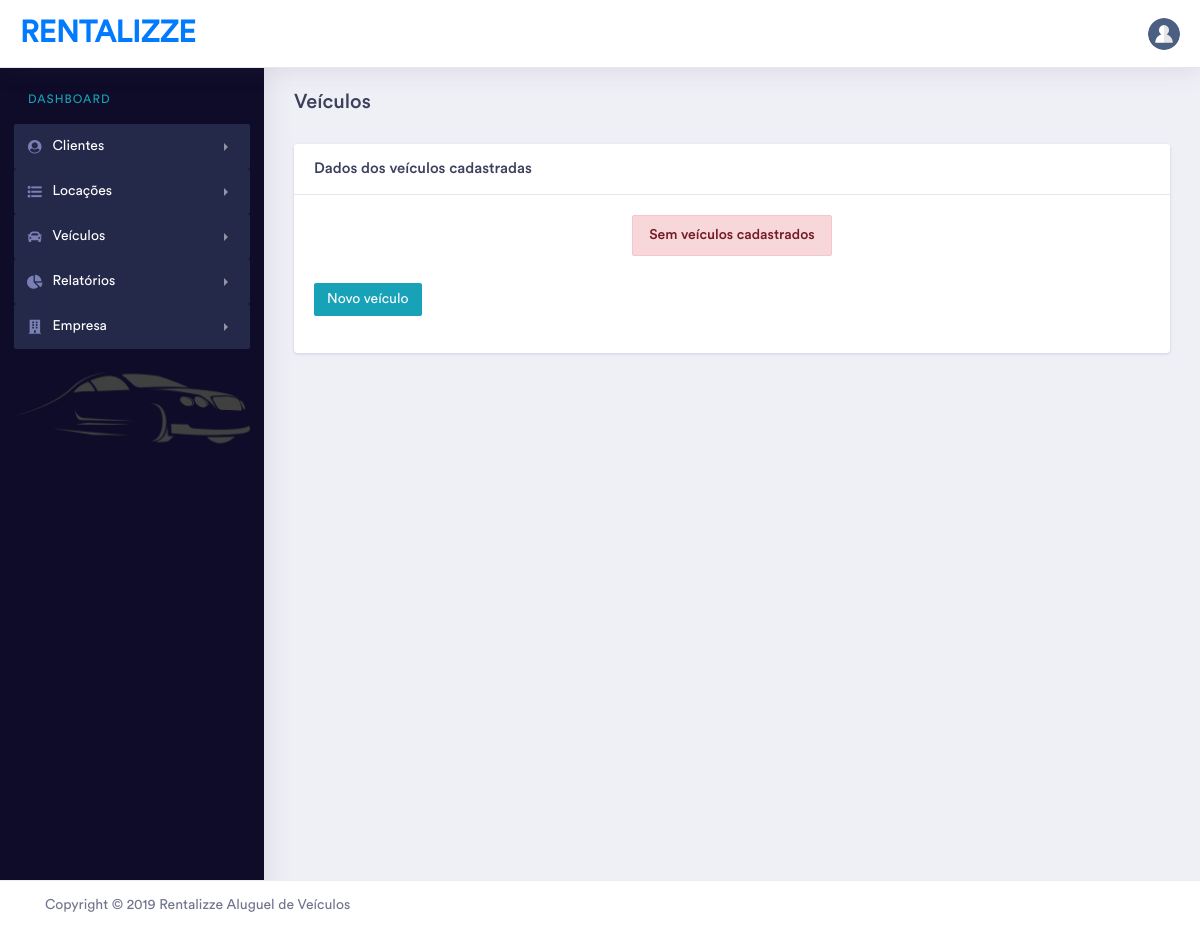
The app's page /listar_veiculos/ (signed in), older data.
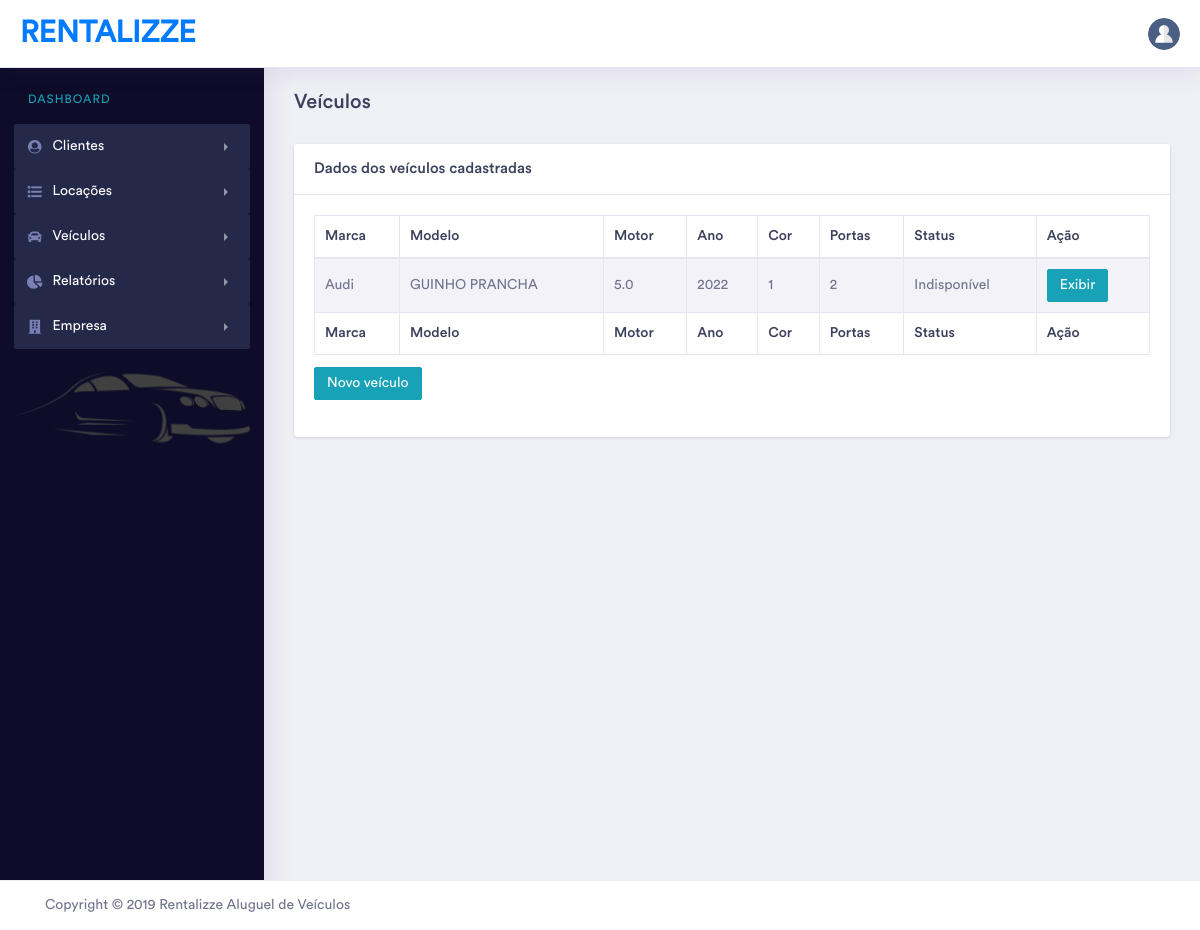
The same page, newer data.
### sistema/models.py (models this page shows)
class Automovel(models.Model):
    STATUS_CHOICES = (
        ('Disponível', 'Disponível'),
        ('Indisponível', 'Indisponível'),
    )
    COMBUSTIVEL_CHOICES = (
        ('Gasolina', 'Gasolina'), ('Flex', 'Flex'),
        ('Diesel', 'Diesel'), ('Híbrido/Elétrico', 'Híbrido/Elétrico'),
    )
    MARCA_CHOICES = (
        ('Mercedes - Benz', 'Mercedes - Benz'), ('Audi', 'Audi'),('BMW', 'BMW'),
        ('Volkswagen',  'Volkswagen'), ('Chevrolet', 'Chevrolet'), ('Renault', 'Renault'),
        ('Ford', 'Ford'), ('Toyota', 'Toyota'), ('Fiat', 'Fiat'), ('Hyundai', 'Hyundai'),
        ('Peugeot', 'Peugeot'), ('Lexus', 'Lexus'), ('Kia','Kia'), ('Citroën', 'Citroën'),
        ('Nissan', 'Nissan'), ('Mitsubishi', 'Mitsubishi'), ('Chery', 'Chery'),('Jeep', 'Jeep'),
    )
    CATEGORIA_CHOICES = (
        ('Utilitário Esportivo', 'Utilitário Esportivo'),
        ('Sedã', 'Sedã'), ('Conversível / Cupê', 'Conversível / Cupê'),
        ('Hatch', 'Hatch'), ('Picape', 'Picape'), ('Hibrido / Elétrico', 'Hibrido / Elétrico'),
        ('Van','Van'), ('Outro', 'Outro'),
    )
    NRO_PORTAS_AUTOMOVEL_CHOICES =(
        ('2', '2 Portas'),
        ('3', '3 Portas'),
        ('4', '4 Portas'),
        ('5', '5 Portas'), # Existe!
    )
    placa_automovel = models.CharField(max_length=15, unique=True,
                                       error_messages={'unique':"Já há um automóvel com esta placa!"})
    cor_automovel = models.CharField(max_length=20)
    nro_portas_automovel = models.CharField(max_length=10, choices=NRO_PORTAS_AUTOMOVEL_CHOICES)
    tipo_combustivel_automovel = models.CharField(max_length=50, choices=COMBUSTIVEL_CHOICES)
    quilometragem_automovel = models.FloatField()
    renavam_automovel = models.CharField(max_length=20, unique=True)
    valor_locacao = models.FloatField()
    motor = models.CharField(max_length=3)
    marca = models.CharField(choices=MARCA_CHOICES, max_length=50)
    modelo = models.CharField(max_length=200)
    ano = models.PositiveIntegerField()
    criado_em = models.DateTimeField(auto_now=True)
    categoria = models.CharField(choices=CATEGORIA_CHOICES, max_length=50)
    modificacado_em = models.DateTimeField(auto_now_add=True)
    status = models.CharField(max_length=12, choices=STATUS_CHOICES, default='Disponível')
    def __str__(self):
        carro = self.marca +' '+ self.modelo +' '+ str(self.ano) + ' - '
        carro += self.placa_automovel +' -- Diária padrão R$ '+ str(self.valor_locacao)
        return carro

### sistema/views.py (the view)
# urls.py: path('listar_veiculos/', views.listar_veiculos, name='listar_veiculos'),
@login_required
def listar_veiculos(request):
    dados = Automovel.objects.all().order_by('criado_em').reverse()
    return render(request, 'sistema/listar_veiculos.html', {'dados':dados})

### templates/sistema/listar_veiculos.html (shortened to what this page needs)
{% extends 'sistema/base.html' %}
{% load tags %}
{% block conteudo_janela %}
    <div class="row">
        <div class="col-xl-12 col-lg-12 col-md-12 col-sm-12 col-12">
            <div class="page-header">
                <h3 class="mb-2">Veículos</h3>
            </div>
        </div>
    </div>
    <div class="row">
        <div class="col-xl-12 col-lg-12 col-md-12 col-sm-12 col-12">
            <div class="card">
                <div class="card-header">
                    <h5 class="mb-0">Dados dos veículos cadastradas</h5>
                </div>
                <div class="card-body">
                    <div class="table-responsive">
                        {% if dados %}
                            <table id="dataTable" class="table table-striped table-bordered second" style="width:100%">
                                <thead>
                                <tr>
                                    <th>Marca</th>
                                    <th>Modelo</th>
                                    <th>Motor</th>
                                    <th>Ano</th>
                                    <th>Cor</th>
                                    <th>Portas</th>
                                    <th>Status</th>
                                    <th>Ação</th>
                                </tr>
                                </thead>
                                <tbody>
                                {% for dado in dados %}
                                    <tr>
                                        <td>{{ dado.marca }}</td>
                                        <td>{{ dado.modelo }}</td>
                                        <td>{{ dado.motor }}</td>
                                        <td>{{ dado.ano }}</td>
                                        <td>{{ dado.cor_automovel }}</td>
                                        <td>{{ dado.nro_portas_automovel }}</td>
                                        <td>{{ dado.status }}</td>
                                        <td><a href="#" data-toggle="modal" data-target="#exibirModal{{ dado.id }}" class="btn btn-primary btn-sm">Exibir</a></td>
                                    </tr>
                                {% endfor %}
                                </tbody>
                                <tfoot>
                                <tr>
                                    <th>Marca</th>
                                    <th>Modelo</th>
                                    <th>Motor</th>
                                    <th>Ano</th>
                                    <th>Cor</th>
                                    <th>Portas</th>
                                    <th>Status</th>
                                    <th>Ação</th>
                                </tr>
                                </tfoot>
                            </table>
                        {% else %}
                            <div class="text-center">
                                <h3 class="alert-danger btn">Sem veículos cadastrados</h3>
                            </div>
                        {% endif %}
                    </div>
                    <div class="form-group row text-left">
                        <div class="col col-sm-10 col-lg-9 offset-sm-1 offset-lg-0">
                            <a href="{% url 'cadastrar_veiculo' %}" class="btn btn-space btn-primary btn-sm">Novo veículo</a>
                        </div>
                    </div>
                </div>
            </div>
        </div>
    </div>
{% endblock %}

Row changes from the older to the newer data that the page shows:
added Automovel: marca "Audi", modelo "GUINHO PRANCHA", motor "5.0", ano "2022", cor_automovel "1", nro_portas_automovel "2", status "Indisponível"
Text that changed along with them:
text no longer shown: "Sem veículos cadastrados"
text now shown: "Marca Modelo Motor Ano Cor Portas Status Ação Marca Modelo Motor Ano Cor Portas Status Ação"
